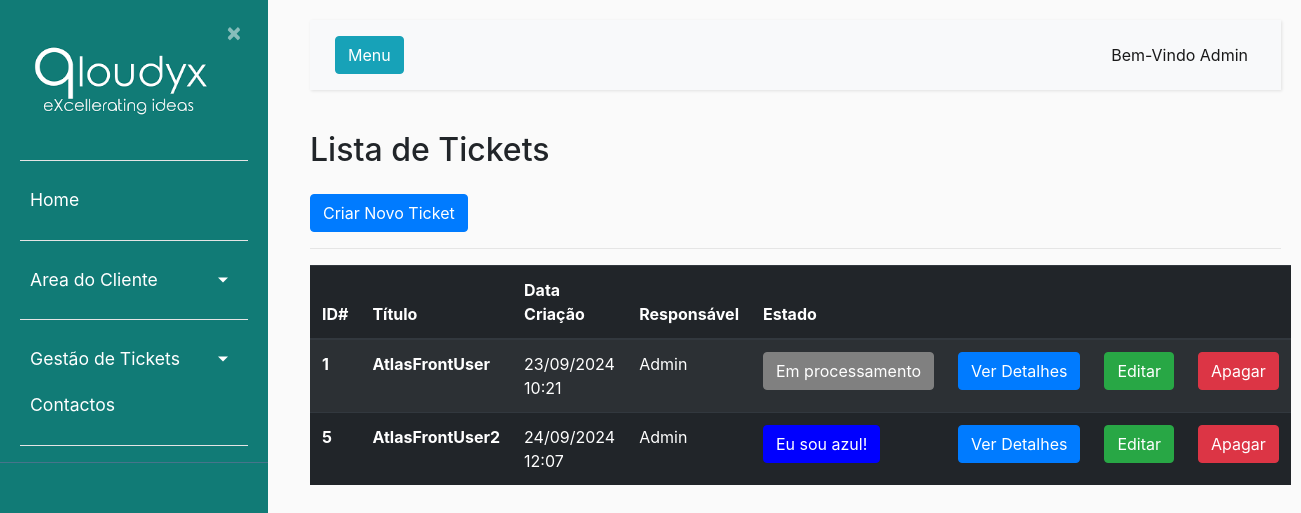
The app's page /gestao/ (signed in) with its own data.
### ticket/models.py (models this page shows, shortened)
class Usuarios(AbstractBaseUser):
    nome = models.CharField(max_length=100, unique=True)
    email = models.EmailField()
    foto = models.ImageField(null=True, blank=True, upload_to='users/uploads/fotos')
    descricao = models.CharField(max_length=250, null=True)
    EscolhasRole = {
    ("QLOUDYX", "Qloudyx"),
    ("OPERADOR", "Operador"),
    ("CLIENTE", "Cliente"),
    }
    role = models.CharField(max_length=50,choices= EscolhasRole)
    entidade = models.ForeignKey(Entidades, on_delete=models.CASCADE)
    telefone = PhoneNumberField(null=True, blank=False, unique=True)
    date_of_birth = models.DateField()
    is_active = models.BooleanField(default=True)
    is_admin = models.BooleanField(default=False)
    objects = MyUserManager()
    USERNAME_FIELD = 'nome'
    REQUIRED_FIELDS = ['date_of_birth','email']

class Ticket(models.Model):
    nome = models.CharField(max_length=50)
    dataCriacao = models.DateTimeField(default=timezone.now())
    descricao = models.CharField(max_length=300)
    usuarios = models.ForeignKey(Usuarios, null = True, on_delete=models.CASCADE)
    app_tpPedidos = models.ForeignKey(Apps_tpPedidos, on_delete=models.CASCADE)
    prioridade = models.ForeignKey(Prioridade, null = True , on_delete=models.CASCADE)
    resolucao = models.ForeignKey(Resolucao, null = True, on_delete=models.CASCADE)
    id_Proprietario = models.IntegerField(null = True)
    estado = models.ForeignKey(StatusLog, on_delete=models.CASCADE)

class StatusLog(models.Model):
    estado = models.ForeignKey(Estado, on_delete=models.CASCADE)
    usuario = models.ForeignKey(Usuarios, on_delete=models.CASCADE)
    dataHora = models.DateTimeField()

class Estado(models.Model):
    estado = models.CharField(max_length=20)
    cor = models.CharField(max_length=30)
    font_color = models.CharField(max_length=30)
    descricao = models.CharField(max_length=300)
    def __str__(self):
        return self.estado

### ticket/views.py (the view)
# urls.py: path('gestao/', views.ticket_list, name='ticket-gestao'),
def ticket_list(request):
    tickets = Ticket.objects.all()
    tickuser = request.user
    tickets = Ticket.objects.filter(usuarios=tickuser)
    return render(request, 'ticket/listaticket.html', {'tickets': tickets})

### ticket/templates/ticket/listaticket.html (shortened to what this page needs)
{% extends "ticket/base.html" %}
{% block content %}
<body>
    <h2 style="margin-bottom:25px">Lista de Tickets</h2>
    {% if user.is_authenticated %}
    {% if tickets %}
    <button type="button" class="btn btn-primary"><a href="{% url 'novoticket' %}">Criar Novo Ticket</a></button>
    <hr>
    <table class="table table-striped table-dark">
        <thead>
          <tr>
            <th scope="col">ID#</th>
            <th scope="col">Título</th>
            <th scope="col">Data Criação</th>
            <th scope="col">Responsável</th>
            <th class="col-2 col-sm-1">Estado</th>
            <th class="col-2 col-sm-1"></th>
            <th class="col-2 col-sm-1"></th>
            <th class="col-2 col-sm-1"></th>
          </tr>
        </thead>
        <tbody>
          {% for ticket in tickets %}
          <tr>
            <th>{{ ticket.id }}</th>
            <th scope="row">{{ ticket.nome }}</th>
            <td>{{ ticket.dataCriacao|date:"d/m/Y H:i" }}</td>
            <td>{{ ticket.usuarios.nome }}</td>
            <td><button style="background-color:{{ticket.estado.estado.font_color}}; border-color:{{ticket.estado.estado.font_color}}"type="button" class="btn btn-primary">{{ ticket.estado.estado }}</button></td>
            <td><button type="button" class="btn btn-primary"><a href="{% url 'detalheticket' ticket.pk %}">Ver Detalhes</a></button></td>
            <td><button type="button" class="btn btn-success"><a href="{% url 'editar_ticket' ticket.pk %}">Editar</a></button></td>
            <td><button type="button" class="btn btn-danger"><a href="{% url 'apagar_ticket' ticket.pk %}">Apagar</a></button></td>
          </tr>
          {% endfor %}
        </tbody>
    </table>
    {% else %}
        <p>Nenhum ticket encontrado.</p>
    {% endif %}
    {% endif %}
</body>
{% endblock content %}

### ticket/templates/ticket/base.html (shortened to what this page needs)
{% load static %}
<!DOCTYPE html>
<html lang="en">
<head>
    <link rel="stylesheet" href="https://cdn.jsdelivr.net/npm/bootstrap@4.0.0/dist/css/bootstrap.min.css">
    <link rel="stylesheet" type="text/css" href="{% static 'ticket/main.css' %}">
</head>
<body>
    <div class="wrapper">
        <nav id="sidebar">
            <div class="sidebar-header">
                <a href = "{% url 'ticket-home' %}"> <img src="{% static 'ticket/Qloudyx.png' %}" style="width:200px;height:100%;"></a>
                <a class="close" onclick="CloseMenu()">&nbsp×&nbsp</a>
                <hr>
            </div>
            <ul class="list-unstyled components" >
                <li>
                    <a href="{% url 'ticket-home' %}">Home</a>
                        {% if user.is_authenticated %}
                    <hr>
                    <a href="#homeSubmenu" data-toggle="collapse" aria-expanded="false" class="dropdown-toggle">Area do Cliente</a>
                        {% endif %}
                </li>
                <li>
                    {% if user.is_authenticated %}
                    <hr>
                    <a href="#pageSubmenu" data-toggle="collapse" aria-expanded="false" class="dropdown-toggle">Gestão de Tickets</a>
                    {% endif %}
                    <a href="#">Contactos</a>
                    <hr>
            </ul>
        </nav>
        </div>
        <div id="content">
            <nav class="navbar navbar-expand-lg navbar-light bg-light">
                <div class="container-fluid">
                    <button type="button" id="sidebarCollapse" onClick="OpenMenu()" class="btn btn-info">
                        <span>Menu</span>
                    </button>
                    <div class="collapse navbar-collapse" id="navbarSupportedContent">
                        <ul class="nav navbar-nav ml-auto">
                            <li class="nav-item active">
                                <a class="nav-link" href="#">Bem-Vindo {{user.nome}}</a>
                            </li>
                        </ul>
                    </div>
                </div>
            </nav>
            <main role="main" class="container">
                <div class="row">
                    <div class="col-md-8">
                    </div>
                </div>
            </main>
            {% block content %}{% endblock %}
</body>
</html>

### ticket/static/ticket/main.css (style rules this page uses)
body { background: #fafafa; }
hr { background-color: white; }
a, a:hover, a:focus { color: inherit; text-decoration: none; transition: all 0.3s; }
.navbar { padding: 15px 10px; background: #fff; border: none; border-radius: 0; margin-bottom: 40px; box-shadow: 1px 1px 3px rgba(0, 0, 0, 0.1); }
.wrapper { display: flex; width: 100%; align-items: stretch; }
#sidebar { height: 100%; width: 250; position: fixed; z-index: 1; overflow-x: hidden; background: #117B76; color: #fff; transition: all 0.3s; }
#sidebar .sidebar-header { padding-left: 20px; padding-top: 20px; padding-right: 20px; background: #117B76; }
#sidebar ul.components { padding-left: 20px; padding-right: 20px; border-bottom: 1px solid #47748b; }
#sidebar ul li a { padding: 10px; font-size: 1.1em; display: block; }
a[data-toggle="collapse"] { position: relative; }
.dropdown-toggle::after { display: block; position: absolute; top: 50%; right: 20px; transform: translateY(-50%); }
#content { margin-left: 290px; position: relative; padding: 20px; min-height: 100vh; transition: all 0.3s; }

### records on screen
Usuarios: nome "Admin"
Ticket: id "1", nome "AtlasFrontUser", dataCriacao "23/09/2024 10:21", usuarios.nome "Admin", estado.estado "Em processamento"
Ticket: id "5", nome "AtlasFrontUser2", dataCriacao "24/09/2024 12:07", usuarios.nome "Admin", estado.estado "Eu sou azul!"
